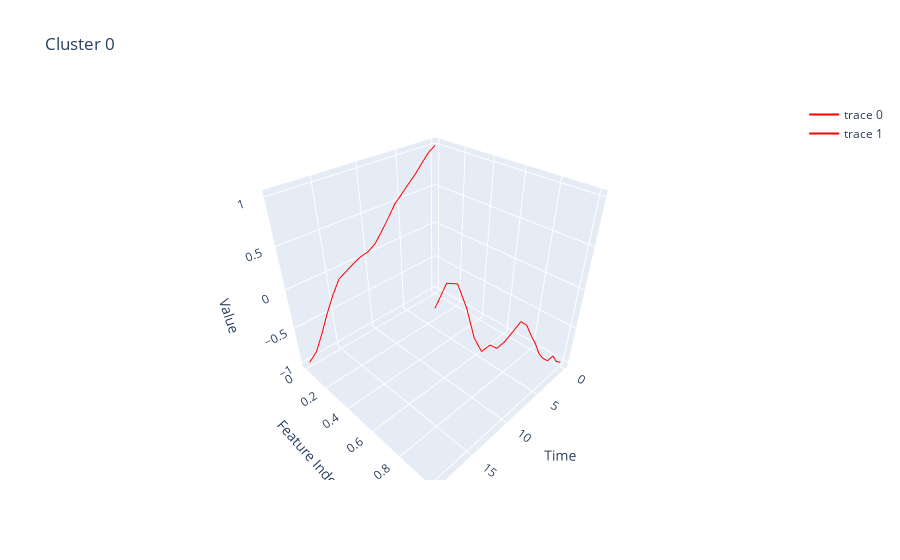
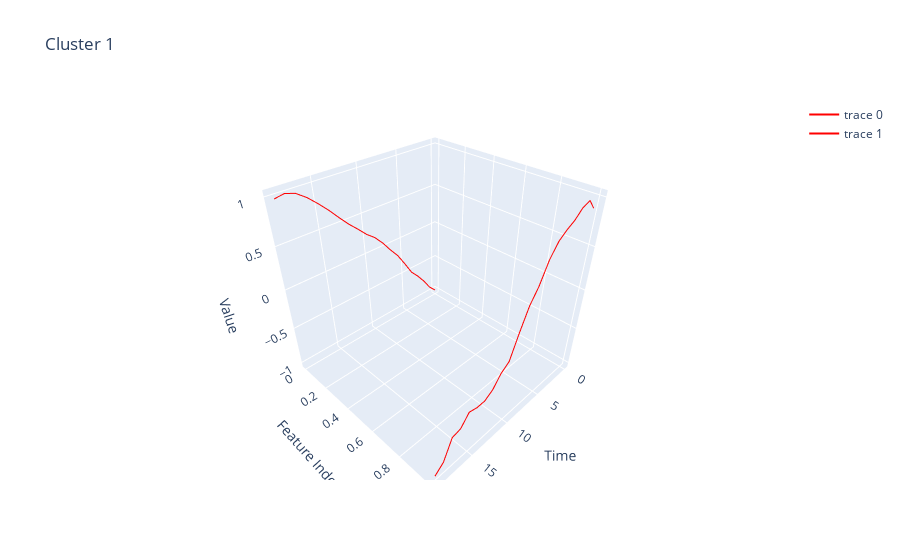
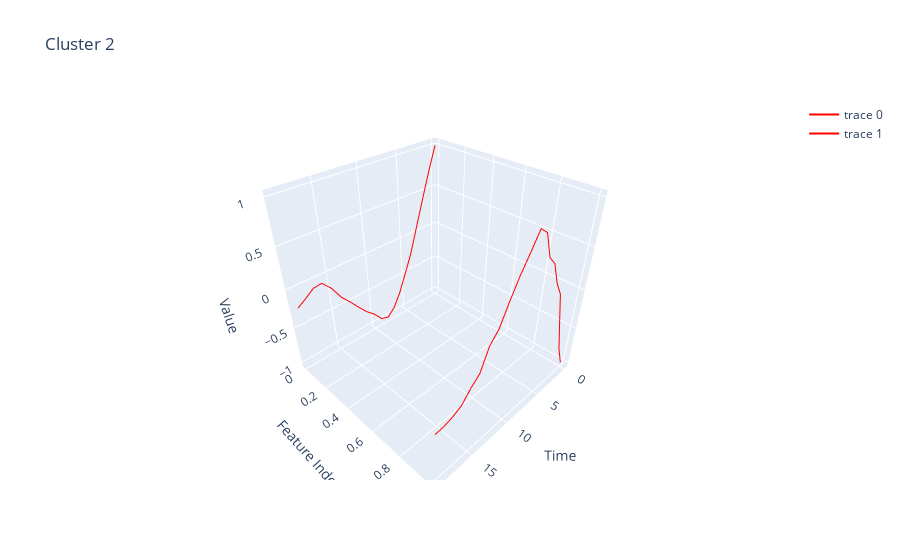
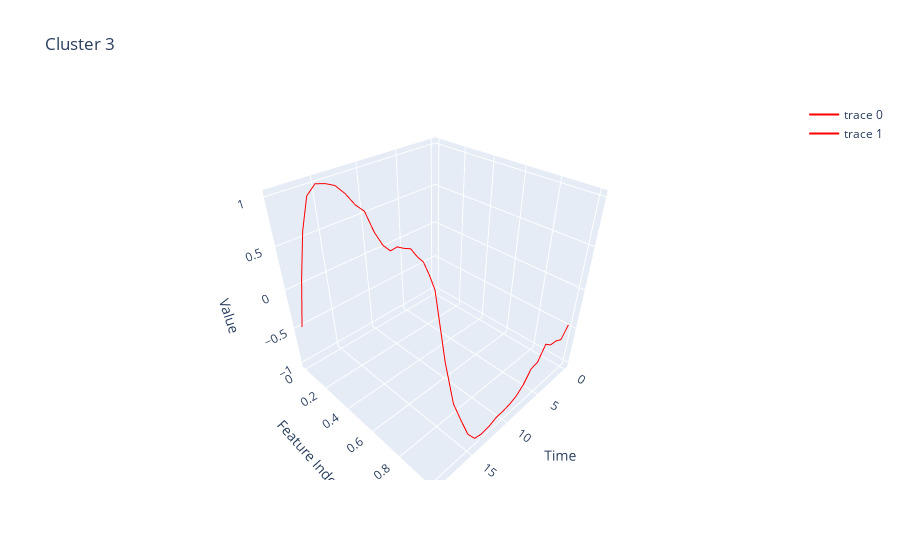

Notebook cell for these charts, in order:
### Code cell
reload(utils)
utils.visualizeData(labels,X_train)

### Figure 1 — Plotly figure (JSON) as saved in the notebook; plotly's stock layout.template omitted (floating-point values rounded to 4 significant figures)
{"data": [{"line": {"color": "red", "width": 2}, "mode": "lines", "type": "scatter3d", "x": [0, 1, 2, 3, 4, 5, 6, 7, 8, 9, 10, 11, 12, 13, 14, 15, 16, 17, 18, 19], "y": [0, 0, 0, 0, 0, 0, 0, 0, 0, 0, 0, 0, 0, 0, 0, 0, 0, 0, 0, 0], "z": [1.0, 0.9415, 0.8445, 0.7446, 0.6617, 0.575, 0.491, 0.3568, 0.23, 0.1129, 0.052, 0.03183, -0.01121, -0.06598, -0.1193, -0.2845, -0.4814, -0.7075, -0.9063, -1]}, {"line": {"color": "red", "width": 2}, "mode": "lines", "type": "scatter3d", "x": [0, 1, 2, 3, 4, 5, 6, 7, 8, 9, 10, 11, 12, 13, 14, 15, 16, 17, 18, 19], "y": [1, 1, 1, 1, 1, 1, 1, 1, 1, 1, 1, 1, 1, 1, 1, 1, 1, 1, 1, 1], "z": [-1.0, -0.9146, -0.7637, -0.7583, -0.6554, -0.519, -0.3187, -0.1501, 0.03525, 0.1379, 0.08797, 0.04234, 0.03154, 0.1352, 0.1341, 0.345, 0.6857, 0.9437, 1.0, 0.8566]}], "layout": {"scene": {"xaxis": {"title": {"text": "Time"}}, "yaxis": {"title": {"text": "Feature Index"}}, "zaxis": {"title": {"text": "Value"}}}, "title": {"text": "Cluster 0"}}}

### Figure 2 — Plotly figure (JSON) as saved in the notebook; plotly's stock layout.template omitted (floating-point values rounded to 4 significant figures)
{"data": [{"line": {"color": "red", "width": 2}, "mode": "lines", "type": "scatter3d", "x": [0, 1, 2, 3, 4, 5, 6, 7, 8, 9, 10, 11, 12, 13, 14, 15, 16, 17, 18, 19], "y": [0, 0, 0, 0, 0, 0, 0, 0, 0, 0, 0, 0, 0, 0, 0, 0, 0, 0, 0, 0], "z": [-1, -0.8987, -0.7488, -0.621, -0.5119, -0.3402, -0.1793, -0.05729, 0.07723, 0.188, 0.2678, 0.3704, 0.4671, 0.5781, 0.6949, 0.7993, 0.895, 0.9685, 1.0, 0.981]}, {"line": {"color": "red", "width": 2}, "mode": "lines", "type": "scatter3d", "x": [0, 1, 2, 3, 4, 5, 6, 7, 8, 9, 10, 11, 12, 13, 14, 15, 16, 17, 18, 19], "y": [1, 1, 1, 1, 1, 1, 1, 1, 1, 1, 1, 1, 1, 1, 1, 1, 1, 1, 1, 1], "z": [0.891, 1.0, 0.9667, 0.8836, 0.8335, 0.7646, 0.6287, 0.4047, 0.2519, 0.006617, -0.2679, -0.34, -0.4734, -0.5376, -0.5389, -0.5107, -0.6391, -0.6619, -0.9053, -1.0]}], "layout": {"scene": {"xaxis": {"title": {"text": "Time"}}, "yaxis": {"title": {"text": "Feature Index"}}, "zaxis": {"title": {"text": "Value"}}}, "title": {"text": "Cluster 1"}}}

### Figure 3 — Plotly figure (JSON) as saved in the notebook; plotly's stock layout.template omitted (floating-point values rounded to 4 significant figures)
{"data": [{"line": {"color": "red", "width": 2}, "mode": "lines", "type": "scatter3d", "x": [0, 1, 2, 3, 4, 5, 6, 7, 8, 9, 10, 11, 12, 13, 14, 15, 16, 17, 18, 19], "y": [0, 0, 0, 0, 0, 0, 0, 0, 0, 0, 0, 0, 0, 0, 0, 0, 0, 0, 0, 0], "z": [1, 0.7148, 0.4026, 0.08269, -0.2383, -0.4865, -0.7251, -0.9045, -1, -0.9668, -0.8364, -0.7406, -0.6169, -0.4843, -0.364, -0.1894, -0.07125, -0.08411, -0.1613, -0.2301]}, {"line": {"color": "red", "width": 2}, "mode": "lines", "type": "scatter3d", "x": [0, 1, 2, 3, 4, 5, 6, 7, 8, 9, 10, 11, 12, 13, 14, 15, 16, 17, 18, 19], "y": [1, 1, 1, 1, 1, 1, 1, 1, 1, 1, 1, 1, 1, 1, 1, 1, 1, 1, 1, 1], "z": [-1, -0.7239, -0.3107, 0.1086, 0.2848, 0.5407, 0.6509, 0.9269, 1, 0.825, 0.66, 0.4606, 0.241, 0.1286, -0.118, -0.211, -0.3326, -0.3861, -0.4172, -0.4264]}], "layout": {"scene": {"xaxis": {"title": {"text": "Time"}}, "yaxis": {"title": {"text": "Feature Index"}}, "zaxis": {"title": {"text": "Value"}}}, "title": {"text": "Cluster 2"}}}

### Figure 4 — Plotly figure (JSON) as saved in the notebook; plotly's stock layout.template omitted (floating-point values rounded to 4 significant figures)
{"data": [{"line": {"color": "red", "width": 2}, "mode": "lines", "type": "scatter3d", "x": [0, 1, 2, 3, 4, 5, 6, 7, 8, 9, 10, 11, 12, 13, 14, 15, 16, 17, 18, 19], "y": [0, 0, 0, 0, 0, 0, 0, 0, 0, 0, 0, 0, 0, 0, 0, 0, 0, 0, 0, 0], "z": [-1.0, -0.7062, -0.4545, -0.3307, -0.1711, -0.1234, -0.05973, -0.07142, 0.04692, 0.2543, 0.5435, 0.6496, 0.8047, 0.9211, 0.9711, 1.0, 0.9108, 0.5832, 0.0925, -0.482]}, {"line": {"color": "red", "width": 2}, "mode": "lines", "type": "scatter3d", "x": [0, 1, 2, 3, 4, 5, 6, 7, 8, 9, 10, 11, 12, 13, 14, 15, 16, 17, 18, 19], "y": [1, 1, 1, 1, 1, 1, 1, 1, 1, 1, 1, 1, 1, 1, 1, 1, 1, 1, 1, 1], "z": [-0.4518, -0.5952, -0.5467, -0.5355, -0.4594, -0.6387, -0.6551, -0.8046, -0.8907, -0.93, -0.9447, -0.9483, -0.9888, -1.0, -0.9709, -0.8118, -0.5282, -0.2304, 0.3016, 1]}], "layout": {"scene": {"xaxis": {"title": {"text": "Time"}}, "yaxis": {"title": {"text": "Feature Index"}}, "zaxis": {"title": {"text": "Value"}}}, "title": {"text": "Cluster 3"}}}
